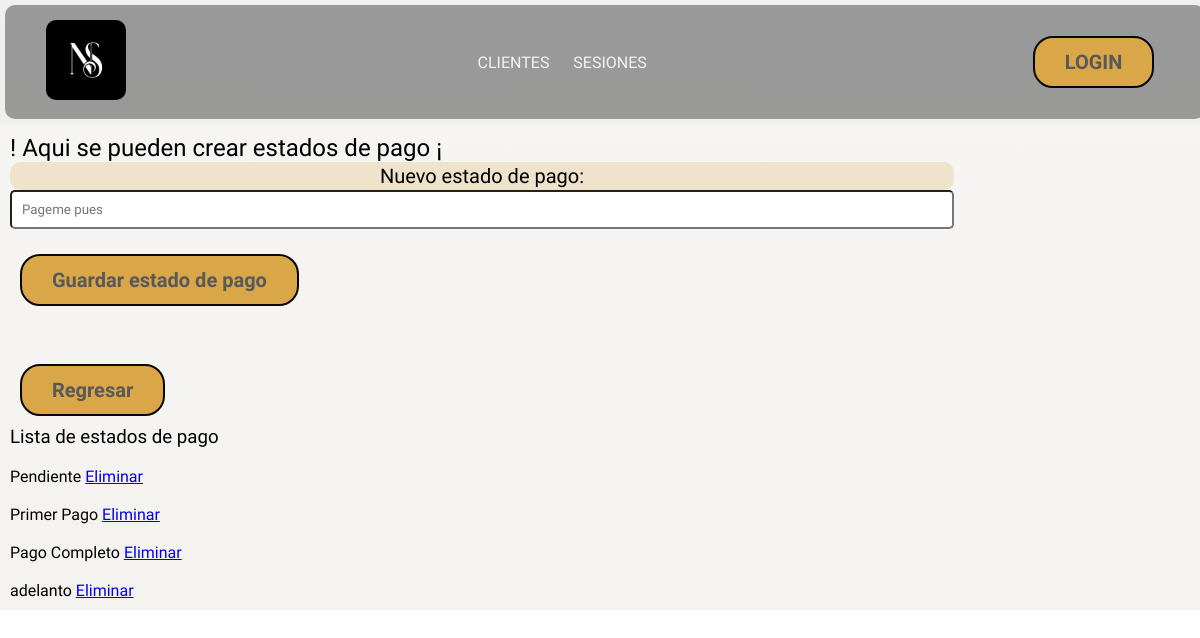
The page /formulario/crear_status/ on the database as committed earlier.
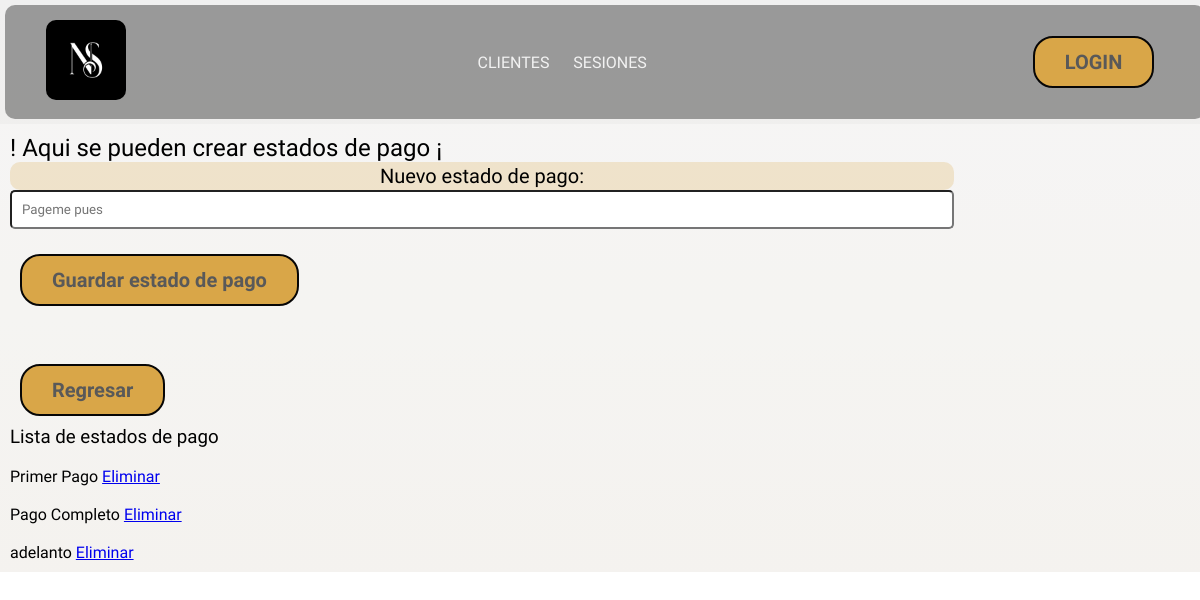
The same page on the database as committed later.
### formulario/models.py (models this page shows, shortened)
class Status(models.Model):
  nombre    = models.CharField(max_length=30, null=False, blank=False,verbose_name='Nuevo estado de pago')

### formulario/views.py (the view)
# urls.py: path('crear_status/',           views.crear_status,   name="crear_status"),
def crear_status(request):
  if request.method == 'POST':
    form1 = StatusForm(request.POST, prefix='form1')
    if form1.is_valid():
      form1.save()
      form1 = StatusForm()
    lista_status = Status.objects.all()
    return render(request, '1.administrador/crear_status.html', {
      'form1':form1,
      'lista_status':lista_status
    })
  else:
    form1 = StatusForm(prefix='form1')
  lista_status = Status.objects.all()
  return render(request, '1.administrador/crear_status.html', {
    'form':form1,
    'lista_status':lista_status
  })

### formulario/forms.py
class StatusForm(ModelForm):
  class Meta:
    model   = Status
    fields  = ["nombre"]
    widgets = {
      "nombre":      forms.TextInput(  attrs={"class": "formulario", "name":"user_name", "id":"user_name", "max_length":50, "required":True, "placeholder":"Pageme pues"}),
    }

### templates/1.administrador/crear_status.html (shortened to what this page needs)
{% extends "layouts/app.html" %}
{% block content %}
<h2> ! Aqui se pueden crear estados de pago ¡</h2>
{% endblock content %}
{% block registrar %}
<div class="contenedor">
<form action="{% url "crear_status" %}" method="post">
  {{ form }}
  <button type="submit">Guardar estado de pago</button>
</form>
<br><br>
<form  action="{% url "agendar" %}">
  <button type="submit"> Regresar </button>
</form>
<h3> Lista de estados de pago </h3>
<ul>
<div>
{% for estado in lista_status %}
<li>
  <br>
  <p>
  {{estado.nombre}} <a href="{% url "delete_status" estado.id %}"> Eliminar </a><br>
  </p>
</li>
{% endfor %}
</ul>
{% endblock registrar %}

Rows that differ between the two databases and show on the page:
removed Status: nombre "Pendiente"
